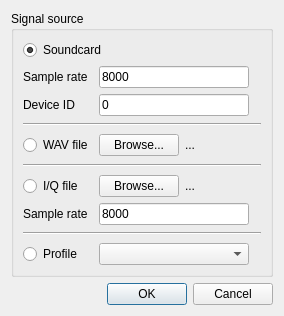
<?xml version="1.0" encoding="UTF-8"?>
<ui version="4.0">
 <class>Config</class>
 <widget class="QDialog" name="Config">
  <property name="geometry">
   <rect>
    <x>0</x>
    <y>0</y>
    <width>284</width>
    <height>316</height>
   </rect>
  </property>
  <property name="windowTitle">
   <string>Dialog</string>
  </property>
  <layout class="QGridLayout" name="gridLayout">
   <item row="2" column="0">
    <widget class="QDialogButtonBox" name="buttonBox">
     <property name="orientation">
      <enum>Qt::Horizontal</enum>
     </property>
     <property name="standardButtons">
      <set>QDialogButtonBox::Cancel|QDialogButtonBox::Ok</set>
     </property>
    </widget>
   </item>
   <item row="1" column="0">
    <widget class="QGroupBox" name="groupBox">
     <property name="title">
      <string>Signal source</string>
     </property>
     <property name="checkable">
      <bool>false</bool>
     </property>
     <layout class="QGridLayout" name="gridLayout_2">
      <item row="6" column="0" rowspan="2" colspan="4">
       <widget class="Line" name="line_2">
        <property name="orientation">
         <enum>Qt::Horizontal</enum>
        </property>
       </widget>
      </item>
      <item row="10" column="0" rowspan="2" colspan="4">
       <widget class="Line" name="line_3">
        <property name="orientation">
         <enum>Qt::Horizontal</enum>
        </property>
       </widget>
      </item>
      <item row="2" column="0">
       <widget class="QLabel" name="label_4">
        <property name="text">
         <string>Device ID</string>
        </property>
       </widget>
      </item>
      <item row="8" column="0">
       <widget class="QRadioButton" name="rbIq">
        <property name="text">
         <string>I/Q file</string>
        </property>
       </widget>
      </item>
      <item row="0" column="0" colspan="2">
       <widget class="QRadioButton" name="rbAudio">
        <property name="text">
         <string>Soundcard</string>
        </property>
        <property name="checked">
         <bool>true</bool>
        </property>
       </widget>
      </item>
      <item row="1" column="0">
       <widget class="QLabel" name="label_3">
        <property name="text">
         <string>Sample rate</string>
        </property>
       </widget>
      </item>
      <item row="5" column="0">
       <widget class="QRadioButton" name="rbWav">
        <property name="text">
         <string>WAV file</string>
        </property>
       </widget>
      </item>
      <item row="9" column="0">
       <widget class="QLabel" name="label_5">
        <property name="text">
         <string>Sample rate</string>
        </property>
       </widget>
      </item>
      <item row="3" column="0" rowspan="2" colspan="4">
       <widget class="Line" name="line">
        <property name="orientation">
         <enum>Qt::Horizontal</enum>
        </property>
       </widget>
      </item>
      <item row="2" column="1">
       <widget class="QLineEdit" name="leAudioDevice">
        <property name="text">
         <string>0</string>
        </property>
       </widget>
      </item>
      <item row="5" column="1">
       <layout class="QHBoxLayout" name="horizontalLayout">
        <item>
         <widget class="QPushButton" name="pbBrowseWav">
          <property name="text">
           <string>Browse...</string>
          </property>
         </widget>
        </item>
        <item>
         <widget class="QLabel" name="lWavPath">
          <property name="text">
           <string>...</string>
          </property>
         </widget>
        </item>
       </layout>
      </item>
      <item row="8" column="1">
       <layout class="QHBoxLayout" name="horizontalLayout_2">
        <item>
         <widget class="QPushButton" name="pbBrowseIq">
          <property name="text">
           <string>Browse...</string>
          </property>
         </widget>
        </item>
        <item>
         <widget class="QLabel" name="lIqPath">
          <property name="text">
           <string>...</string>
          </property>
         </widget>
        </item>
       </layout>
      </item>
      <item row="9" column="1">
       <widget class="QLineEdit" name="leIqSampRate">
        <property name="text">
         <string>8000</string>
        </property>
       </widget>
      </item>
      <item row="1" column="1">
       <widget class="QLineEdit" name="leAudioSampRate">
        <property name="text">
         <string>8000</string>
        </property>
       </widget>
      </item>
      <item row="12" column="0">
       <widget class="QRadioButton" name="rbSuscan">
        <property name="text">
         <string>Profile</string>
        </property>
       </widget>
      </item>
      <item row="12" column="1">
       <widget class="QComboBox" name="profileCombo"/>
      </item>
     </layout>
    </widget>
   </item>
  </layout>
 </widget>
 <resources/>
 <connections>
  <connection>
   <sender>buttonBox</sender>
   <signal>accepted()</signal>
   <receiver>Config</receiver>
   <slot>accept()</slot>
   <hints>
    <hint type="sourcelabel">
     <x>248</x>
     <y>254</y>
    </hint>
    <hint type="destinationlabel">
     <x>157</x>
     <y>274</y>
    </hint>
   </hints>
  </connection>
  <connection>
   <sender>buttonBox</sender>
   <signal>rejected()</signal>
   <receiver>Config</receiver>
   <slot>reject()</slot>
   <hints>
    <hint type="sourcelabel">
     <x>316</x>
     <y>260</y>
    </hint>
    <hint type="destinationlabel">
     <x>286</x>
     <y>274</y>
    </hint>
   </hints>
  </connection>
 </connections>
</ui>
